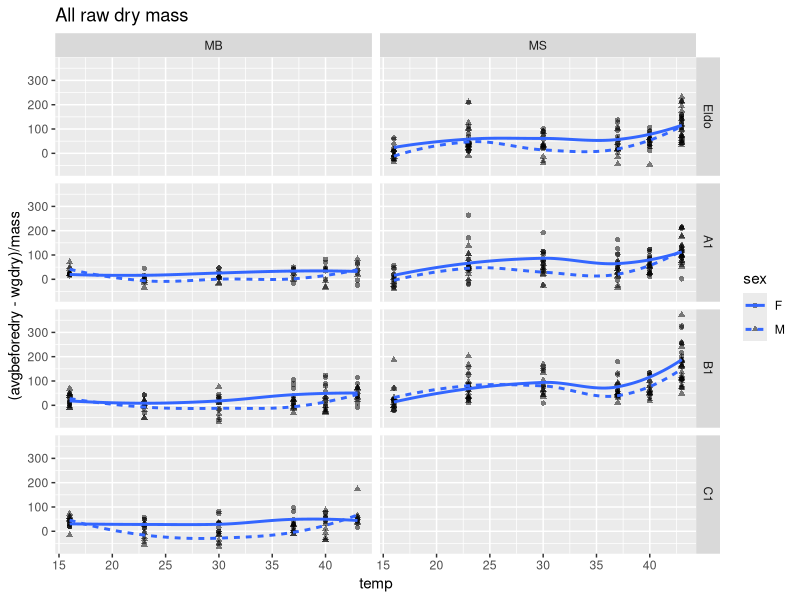
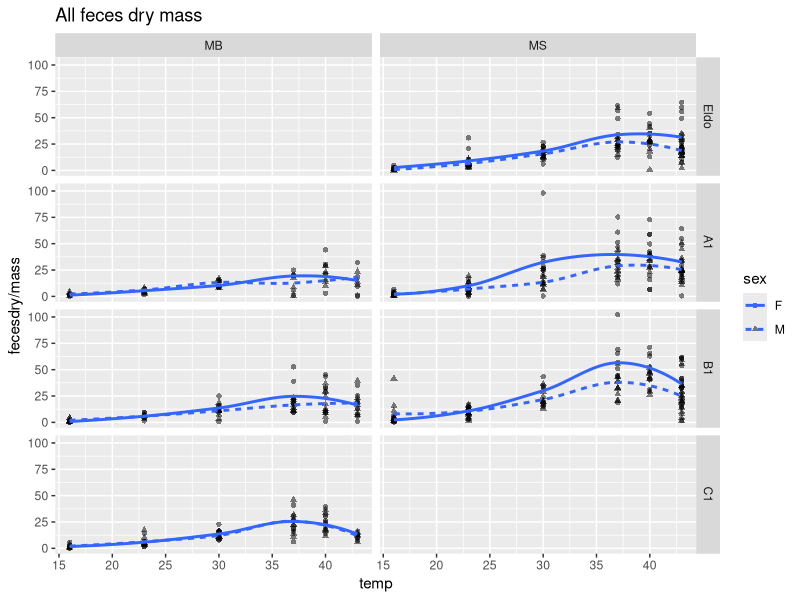
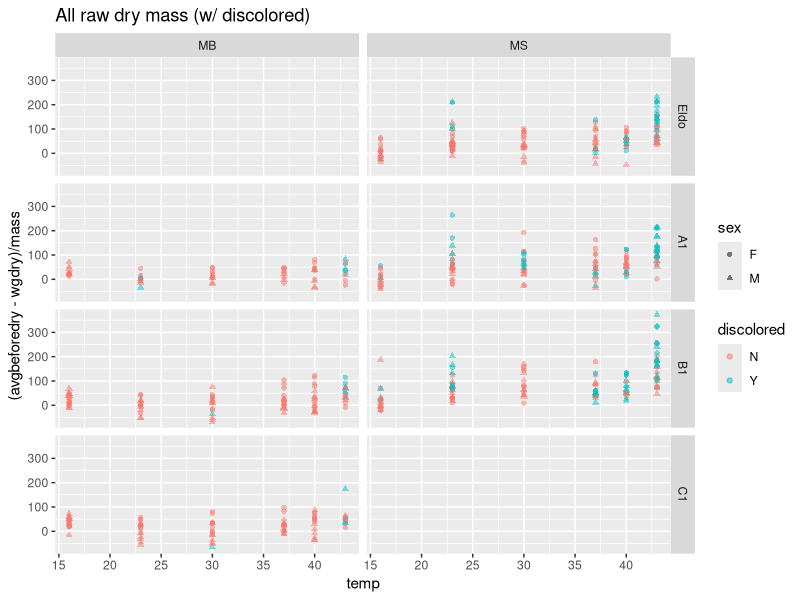
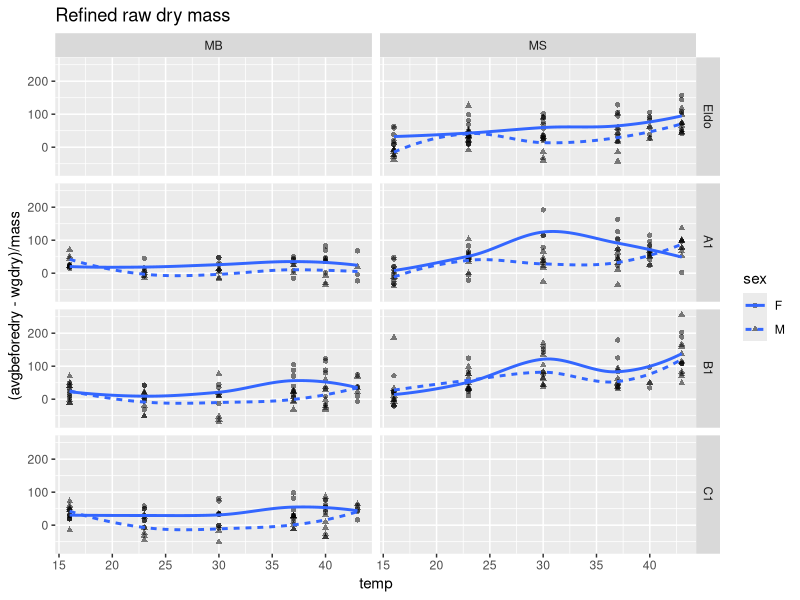
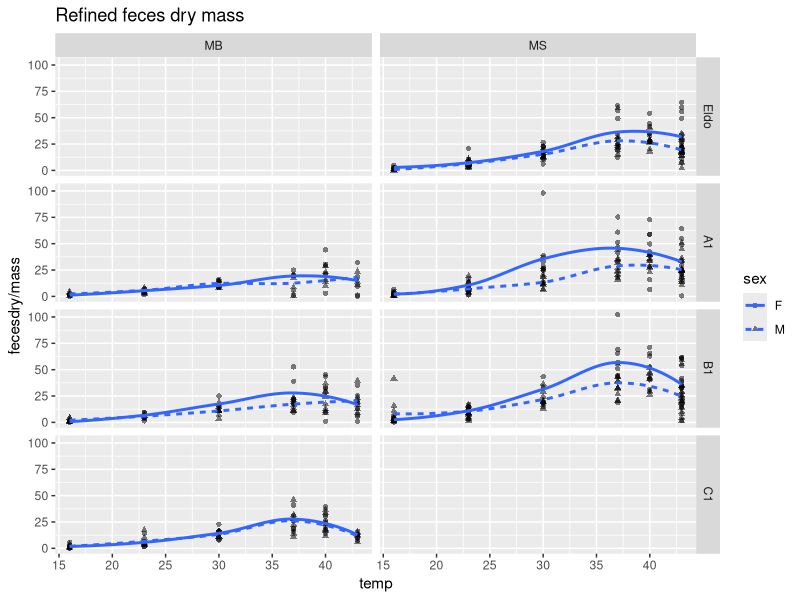
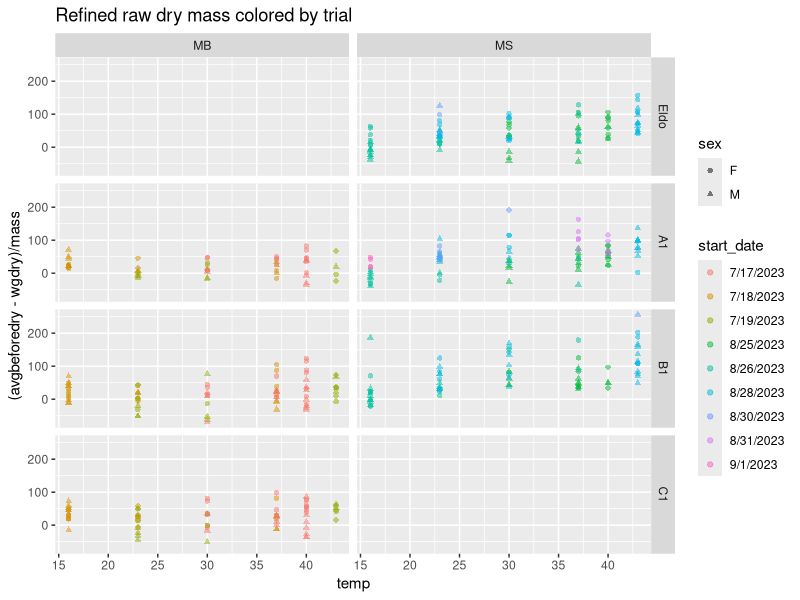
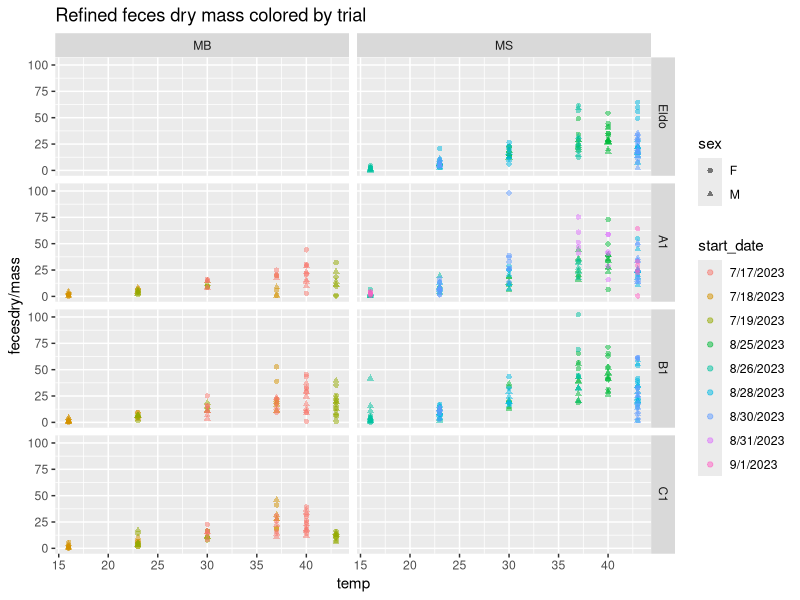
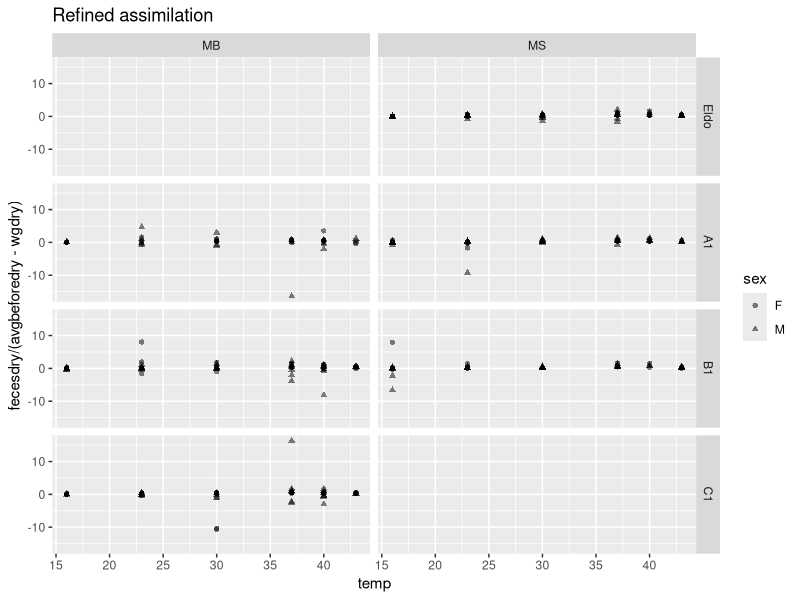

Write R code to recreate these figures, in order.
library(tidyverse)
library(lme4)


dry <- read_csv("TPC/DigestionDryMasses_rough.csv")
wetMB <- read_csv("TPC/MB_WetMasses_rough.csv")
wetMS <- read_csv("TPC/MS_WetMasses_rough.csv")
trialsMB <- read_csv("TPC/MB_AllSites_rough.csv")
trialsMS <- read_csv("TPC/MS_AllSites_rough.csv")
hoppersMB <- read_csv("TPC/MB_Individual_data_rough.csv")
hoppersMS <- read_csv("TPC/MS_Individual_data_rough.csv")

wetMB$spp <- "MB"
wetMS$spp <- "MS"

wetMB <- wetMB %>% select(-...8, -...9)
wetMS <- wetMS %>% select(-...8, -...9, -...10, -...11, -old_plot_ID)

trialsMB$spp <- "MB"
trialsMS$spp <- "MS"

hoppersMB$spp <- "MB"
hoppersMS$spp <- "MS"

trials <- rbind(trialsMS, trialsMB)

hoppers <- rbind(hoppersMS, hoppersMB)

wet <- rbind(wetMS, wetMB)

dryctrl <- dry %>% filter(startsWith(sample_num, "WG_"))

avgbeforedry <- mean(as.numeric(dryctrl$`wg_drymass (mg)`))

#merge hopper data with their trials
trials_more <- merge(trials, hoppers, by=c("full_ID","spp"))


mrg <- merge(trials_more, dry, by.x="wg", by.y="sample_num")

mrg <- mrg %>% mutate(site=factor(mrg$site, levels=c("Eldo", "A1", "B1", "C1")), wgdry=as.numeric(`wg_drymass (mg)`), temp=as.numeric(temp), fecesdry=as.numeric(`feces_drymass (mg)`), discolored=replace_na(`discolored (Y/N)`, "N"))

mrg$wgdry[mrg$wgdry<20] <- NA

ggplot(mrg, aes(x=temp, y=(avgbeforedry-wgdry)/mass, linetype=sex, shape=sex)) + geom_point(alpha=.5) + geom_smooth(se=FALSE) + ggtitle("All raw dry mass") + facet_grid(site~spp)

ggplot(mrg, aes(x=temp, y=fecesdry/mass, linetype=sex, shape=sex)) + geom_point(alpha=.5) + geom_smooth(se=FALSE) + ggtitle("All feces dry mass") + facet_grid(site~spp)


ggplot(mrg, aes(x=temp, y=(avgbeforedry-wgdry)/mass, color=discolored, linetype=sex, shape=sex)) + geom_point(alpha=.5) + ggtitle("All raw dry mass (w/ discolored)") + facet_grid(site~spp)

mrg_refinedforwg <- mrg %>% filter(discolored=="N" & (is.na(`wg_mold (Y/N/1-4)`) | `wg_mold (Y/N/1-4)`=="N") & is.na(is_valid))

ggplot(mrg_refinedforwg, aes(x=temp, y=(avgbeforedry-wgdry)/mass, linetype=sex, shape=sex)) + geom_point(alpha=.5) + geom_smooth(se=FALSE) + ggtitle("Refined raw dry mass") + facet_grid(site~spp)

mrg_refinedforfeces <- mrg %>% filter((is.na(`feces_mold (Y/N/1-4)`) | `feces_mold (Y/N/1-4)`=="N") & is.na(is_valid))

ggplot(mrg_refinedforfeces, aes(x=temp, y=fecesdry/mass, linetype=sex, shape=sex)) + geom_point(alpha=.5) + geom_smooth(se=FALSE) + ggtitle("Refined feces dry mass") + facet_grid(site~spp)


#one more thing to consider -- any errors there may have been in duration
ggplot(mrg_refinedforwg, aes(x=temp, color=start_date, y=(avgbeforedry-wgdry)/mass, linetype=sex, shape=sex)) + geom_point(alpha=.5) + ggtitle("Refined raw dry mass colored by trial") + facet_grid(site~spp)

ggplot(mrg_refinedforfeces, aes(x=temp, color=start_date, y=fecesdry/mass, linetype=sex, shape=sex)) + geom_point(alpha=.5) + ggtitle("Refined feces dry mass colored by trial") + facet_grid(site~spp)

#assimilation
ggplot(mrg_refinedforwg, aes(x=temp, y=fecesdry/(avgbeforedry-wgdry), linetype=sex, shape=sex)) + geom_point(alpha=.5) + ggtitle("Refined assimilation") + facet_grid(site~spp)

#note... could put in the range of -5 to 5 and seeh ow it looks then 
ggplot(mrg_refinedforwg %>% filter(fecesdry/(avgbeforedry-wgdry)>-5 & fecesdry/(avgbeforedry-wgdry)<5), aes(x=temp, y=fecesdry/(avgbeforedry-wgdry), linetype=sex, shape=sex)) + geom_point(alpha=.5) + geom_smooth(se=FALSE) + ggtitle("Refined assimilation") + facet_grid(site~spp)




## NOW I'd like to do account for plot and wet mass
wg <- merge(wet, dry, by.x="wg_ID", by.y="sample_num")

#Wet-to-dry control (first just MB)
w2dctrl <- wg %>% filter(startsWith(wg_ID, "WG_"))
w2dctrl$wet_mass <- as.numeric(w2dctrl$wet_mass)
w2dctrl$`wg_drymass (mg)` <- as.numeric(w2dctrl$`wg_drymass (mg)`)
w2dctrl$wet_mass <- as.numeric(w2dctrl$wet_mass)
w2dctrl$wet_mass[!is.numeric(w2dctrl$wet_mass)] <- NA

ggplot(w2dctrl, aes(x=wet_mass, y=`wg_drymass (mg)`)) + geom_point() + geom_smooth(method="lm") 

mod<- lm(`wg_drymass (mg)`~ wet_mass + plot_ID, w2dctrl)
summary(mod)

#these are quite wide predictions :(
newdf <- data.frame(wg %>% select(wet_mass, plot_ID))
newdf$wet_mass <- as.numeric(newdf$wet_mass)
predictions <- predict(mod, newdf, 
                       interval = "prediction", level = .95)


#add predicted dry masses
wgnpred <- cbind(wg, predictions)

#calculated range of dry mass eaten (using full CI range of predicted dry mass)
tpcmb <- wgnpred %>% mutate(eaten=fit-as.numeric(`wg_drymass (mg)`), eaten_l=lwr-as.numeric(`wg_drymass (mg)`), eaten_h=upr-as.numeric(`wg_drymass (mg)`)) #need to connect to temps

#merge with the trials (now we have temperatures)
mrg <- merge(trials_more, tpcmb, by.x=c("wg", "spp"), by.y=c("wg_ID", "spp"))

mrg <- mrg %>% mutate(site=factor(mrg$site, levels=c("Eldo", "A1", "B1", "C1")),fecesdry=as.numeric(mrg$`feces_drymass (mg)`), discolored=replace_na(`discolored (Y/N)`, "N"), temp=as.numeric(temp))

ggplot(mrg, aes(x=temp, y=eaten/mass, linetype=sex, shape=sex)) + geom_point(alpha=.5) + geom_smooth(se=FALSE) + ggtitle("All eaten dry mass") + facet_grid(site~spp)

ggplot(mrg, aes(x=temp, y=fecesdry/mass, linetype=sex, shape=sex)) + geom_point(alpha=.5) + geom_smooth(se=FALSE) + ggtitle("All feces dry mass") + facet_grid(site~spp)


ggplot(mrg, aes(x=temp, y=eaten/mass, color=discolored, linetype=sex, shape=sex)) + geom_point(alpha=.5) + ggtitle("All eaten dry mass (w/ discolored)") + facet_grid(site~spp)

mrg_refinedforwg <- mrg %>% filter(discolored=="N" & (is.na(`wg_mold (Y/N/1-4)`) | `wg_mold (Y/N/1-4)`=="N") & is.na(is_valid))

ggplot(mrg_refinedforwg, aes(x=temp, y=eaten/mass, linetype=sex, shape=sex)) + geom_point(alpha=.5) + geom_smooth(se=FALSE) + ggtitle("Refined eaten dry mass") + facet_grid(site~spp)

mrg_refinedforfeces <- mrg %>% filter((is.na(`feces_mold (Y/N/1-4)`) | `feces_mold (Y/N/1-4)`=="N") & is.na(is_valid))

ggplot(mrg_refinedforfeces, aes(x=temp, y=fecesdry/mass, linetype=sex, shape=sex)) + geom_point(alpha=.5) + geom_smooth(se=FALSE) + ggtitle("Refined feces dry mass") + facet_grid(site~spp)


#one more thing to consider -- any errors there may have been in duration
ggplot(mrg_refinedforwg, aes(x=temp, color=start_date, y=eaten/mass, linetype=sex, shape=sex)) + geom_point(alpha=.5) + ggtitle("Refined eaten dry mass colored by trial") + facet_grid(site~spp)

ggplot(mrg_refinedforfeces, aes(x=temp, color=start_date, y=fecesdry/mass, linetype=sex, shape=sex)) + geom_point(alpha=.5) + ggtitle("Refined feces dry mass colored by trial") + facet_grid(site~spp)

#assimilation
ggplot(mrg_refinedforwg, aes(x=temp, y=fecesdry/eaten, linetype=sex, shape=sex)) + geom_point(alpha=.5) + ggtitle("Refined assimilation") + facet_grid(site~spp)

#note... rule of <40 and see how it looks then 
ggplot(mrg_refinedforwg %>% filter(fecesdry/eaten<40), aes(x=temp, y=fecesdry/eaten, linetype=sex, shape=sex)) + geom_point(alpha=.5) + geom_smooth(se=FALSE) + ggtitle("Refined assimilation") + facet_grid(site~spp)

mrg_refinedforwg <- mrg_refinedforwg %>% filter(!is.na(fecesdry), !is.na(eaten))

ARs <- mrg_refinedforwg %>% group_by(spp, site, temp) %>% summarize(AR=mean(fecesdry/eaten))